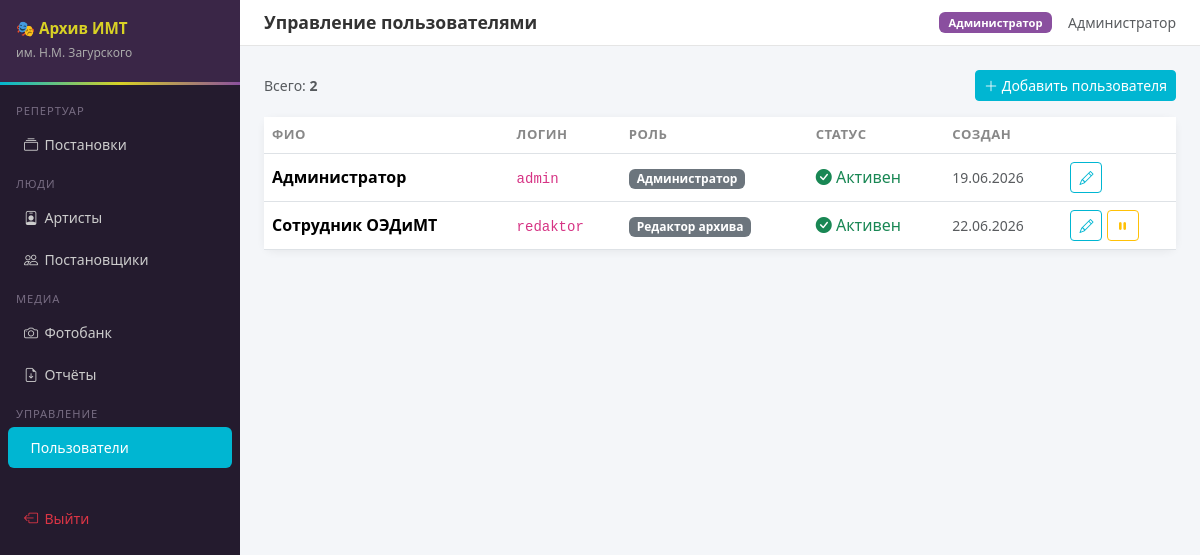
Page /admin/users (signed in) on the committed database.
### app.py (models this page shows, shortened)
class Role(db.Model):
    __tablename__ = 'roles'
    id           = db.Column(db.Integer, primary_key=True)
    name         = db.Column(db.String(50), unique=True, nullable=False)
    display_name = db.Column(db.String(100), nullable=False)
    users        = db.relationship('User', backref='role', lazy=True)

class User(UserMixin, db.Model):
    __tablename__ = 'users'
    id            = db.Column(db.Integer, primary_key=True)
    full_name     = db.Column(db.String(200), nullable=False)
    login         = db.Column(db.String(100), unique=True, nullable=False)
    password_hash = db.Column(db.String(255), nullable=False)
    role_id       = db.Column(db.Integer, db.ForeignKey('roles.id'), nullable=False)
    is_active     = db.Column(db.Boolean, default=True)
    created_at    = db.Column(db.DateTime, default=datetime.utcnow)
    @property
    def role_name(self):
        return self.role.name
    def can_manage_users(self):
        return self.role_name == ROLE_ADMIN

### routes/admin.py (the view)
@admin_bp.route('/users')
@admin_required
def users():
    all_users = User.query.order_by(User.full_name).all()
    return render_template('admin/users.html', users=all_users)

### app.py (called while the page is built)
@login_manager.user_loader
def load_user(user_id):
    return db.session.get(User, int(user_id))

@app.context_processor
def inject_globals():
    return dict(ROLE_ADMIN=ROLE_ADMIN, ROLE_EDITOR=ROLE_EDITOR,
                ROLE_ZAVLIT=ROLE_ZAVLIT, ROLE_MUSIC=ROLE_MUSIC,
                ROLE_OBSERVER=ROLE_OBSERVER)

### routes/admin.py (called while the page is built)
def admin_required(f):
    from functools import wraps
    @wraps(f)
    @login_required
    def wrapped(*args, **kwargs):
        if not current_user.can_manage_users():
            flash('Доступ только для администратора.', 'danger')
            return redirect(url_for('productions.list_productions'))
        return f(*args, **kwargs)
    return wrapped

### templates/admin/users.html (shortened to what this page needs)
{% extends 'base.html' %}
{% block page_title %}Управление пользователями{% endblock %}
{% block content %}
<div class="d-flex justify-content-between align-items-center mb-3">
  <span class="text-muted small">Всего: <strong>{{ users|length }}</strong></span>
  <a href="{{ url_for('admin.create_user') }}" class="btn btn-imt btn-sm">
    <i class="bi bi-plus-lg"></i> Добавить пользователя
  </a>
</div>
<div class="card">
  <div class="table-responsive">
    <table class="table table-hover mb-0">
      <thead><tr><th>ФИО</th><th>Логин</th><th>Роль</th><th>Статус</th><th>Создан</th><th></th></tr></thead>
      <tbody>
        {% for u in users %}
        <tr class="{% if not u.is_active %}table-secondary{% endif %}">
          <td class="fw-semibold">{{ u.full_name }}</td>
          <td><code>{{ u.login }}</code></td>
          <td><span class="badge bg-secondary">{{ u.role.display_name }}</span></td>
          <td>
            {% if u.is_active %}
            <span class="text-success"><i class="bi bi-check-circle-fill"></i> Активен</span>
            {% else %}
            <span class="text-muted"><i class="bi bi-dash-circle"></i> Неактивен</span>
            {% endif %}
          </td>
          <td class="text-muted small">{{ u.created_at.strftime('%d.%m.%Y') }}</td>
          <td>
            <a href="{{ url_for('admin.edit_user', uid=u.id) }}" class="btn btn-outline-primary btn-sm">
              <i class="bi bi-pencil"></i>
            </a>
            {% if u.id != current_user.id %}
            <form method="POST" action="{{ url_for('admin.toggle_user', uid=u.id) }}" class="d-inline">
              <button type="submit" class="btn btn-sm {% if u.is_active %}btn-outline-warning{% else %}btn-outline-success{% endif %}">
                <i class="bi bi-{% if u.is_active %}pause{% else %}play{% endif %}-fill"></i>
              </button>
            </form>
            {% endif %}
          </td>
        </tr>
        {% endfor %}
      </tbody>
    </table>
  </div>
</div>
{% endblock %}

### templates/base.html (shortened to what this page needs)
<!DOCTYPE html>
<html lang="ru">
<head>
<link href="https://cdn.jsdelivr.net/npm/bootstrap@5.3.2/dist/css/bootstrap.min.css" rel="stylesheet">
<link href="https://cdn.jsdelivr.net/npm/bootstrap-icons@1.11.3/font/bootstrap-icons.css" rel="stylesheet">
</head>
<body>
{% if current_user.is_authenticated %}
<div class="sidebar">
  <div class="sidebar-brand">
    <h5>🎭 Архив ИМТ</h5>
    <small>им. Н.М. Загурского</small>
  </div>
  <nav class="pt-2">
    <div class="sidebar-section">Репертуар</div>
    <a href="{{ url_for('productions.list_productions') }}" class="nav-link {% if request.blueprint=='productions' %}active{% endif %}">
      <i class="bi bi-collection"></i>Постановки
    </a>
    <div class="sidebar-section">Люди</div>
    <a href="{{ url_for('artists.list_artists') }}" class="nav-link {% if request.blueprint=='artists' %}active{% endif %}">
      <i class="bi bi-person-badge"></i>Артисты
    </a>
    <a href="{{ url_for('staging.list_directors') }}" class="nav-link {% if request.blueprint=='staging' %}active{% endif %}">
      <i class="bi bi-people"></i>Постановщики
    </a>
    <div class="sidebar-section">Медиа</div>
    <a href="{{ url_for('photobank.list_photobank') }}" class="nav-link {% if request.blueprint=='photobank' %}active{% endif %}">
      <i class="bi bi-camera"></i>Фотобанк
    </a>
    <a href="{{ url_for('reports.index') }}" class="nav-link {% if request.blueprint=='reports' %}active{% endif %}">
      <i class="bi bi-file-earmark-arrow-down"></i>Отчёты
    </a>
    {% if current_user.can_manage_users() %}
    <div class="sidebar-section">Управление</div>
    <a href="{{ url_for('admin.users') }}" class="nav-link {% if request.blueprint=='admin' %}active{% endif %}">
      Пользователи
    </a>
    {% endif %}
    <div class="sidebar-section mt-3"></div>
    <a href="{{ url_for('auth.logout') }}" class="nav-link text-danger">
      <i class="bi bi-box-arrow-left"></i>Выйти
    </a>
  </nav>
</div>
{% endif %}
<div class="{% if current_user.is_authenticated %}main-content{% else %}container-fluid{% endif %}">
  {% if current_user.is_authenticated %}
  <div class="topbar">
    <h4>{% block page_title %}{% endblock %}</h4>
    <div class="d-flex align-items-center gap-3">
      <span class="badge bg-secondary badge-role">{{ current_user.role.display_name }}</span>
      <span class="text-muted small">{{ current_user.full_name }}</span>
    </div>
  </div>
  {% endif %}
  {% block content %}{% endblock %}
</div>
</body>
</html>

### templates/base.html (style rules this page uses)
:root { --imt-cyan:#00B6D2; --imt-yellow:#D8D125; --imt-purple:#8A4F9F; --imt-dark:#241b2e; --imt-mid:#3a2647; --imt-accent:var(--imt-cyan); }
body { background:#f4f6f9;font-family:'Segoe UI',sans-serif;min-height:100vh; }
.sidebar { width:240px;min-height:100vh;background:var(--imt-dark);position:fixed;top:0;left:0;z-index:100;padding-top:0; }
.sidebar-brand { background:var(--imt-mid);padding:1.2rem 1rem;border-bottom:3px solid transparent;border-image:linear-gradient(90deg,var(--imt-cyan),var(--imt-yellow),var(--imt-purple)) 1; }
.sidebar-brand h5 { color:var(--imt-yellow);font-weight:700;margin:0;font-size:.95rem;line-height:1.3; }
.sidebar-brand small { color:#aaa;font-size:.75rem; }
.sidebar .nav-link { color:#ccc;padding:.6rem 1rem;border-radius:6px;margin:.1rem .5rem;font-size:.88rem;transition:all .2s; }
.sidebar .nav-link.active { background:var(--imt-cyan);color:#fff; }
.sidebar .nav-link i { width:20px;margin-right:.4rem; }
.sidebar-section { color:#776c82;font-size:.7rem;text-transform:uppercase;padding:.6rem 1rem .2rem;letter-spacing:.08em; }
.main-content { margin-left:240px;padding:1.5rem; }
.topbar { background:#fff;border-bottom:1px solid #e5e5e5;padding:.75rem 1.5rem;margin:-1.5rem -1.5rem 1.5rem;display:flex;align-items:center;justify-content:space-between; }
.topbar h4 { margin:0;font-size:1.1rem;font-weight:600;color:#333; }
.badge-role { font-size:.7rem;padding:.3rem .6rem;background:var(--imt-purple)!important; }
.card { border:none;border-radius:10px;box-shadow:0 2px 8px rgba(0,0,0,.06); }
.btn-imt { background:var(--imt-cyan);border-color:var(--imt-cyan);color:#fff; }
.btn-outline-primary { color:var(--imt-cyan);border-color:var(--imt-cyan); }
a { color:var(--imt-purple); }
.table th { font-size:.82rem;text-transform:uppercase;letter-spacing:.04em;color:#888;border-top:none; }
.table td { vertical-align:middle; }

### rows in the picture
Role: role.display_name "Администратор"
User: full_name "Администратор", login "admin", role.display_name "Администратор", is_active True (drawn), created_at "19.06.2026"
User: full_name "Сотрудник ОЭДиМТ", login "redaktor", role.display_name "Редактор архива", is_active True (drawn), created_at "22.06.2026"

### other values in the picture
{{ users|length }} "2"
